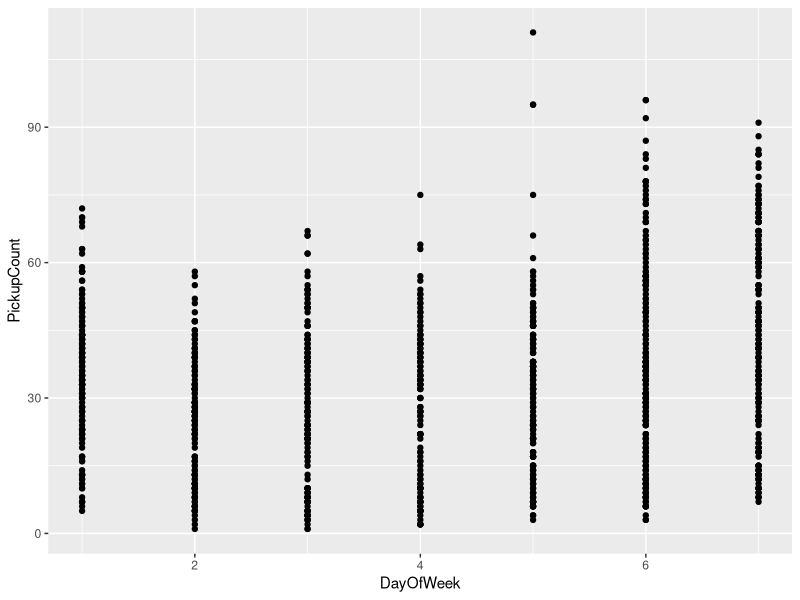
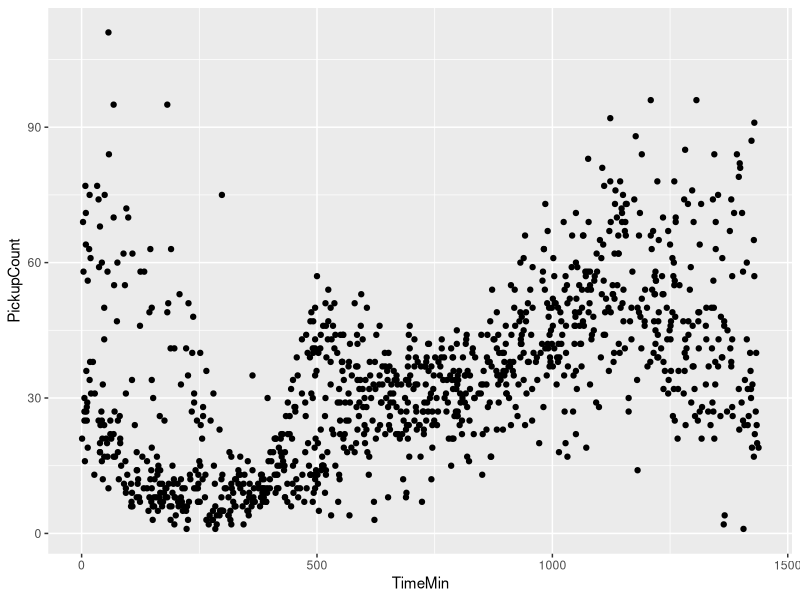
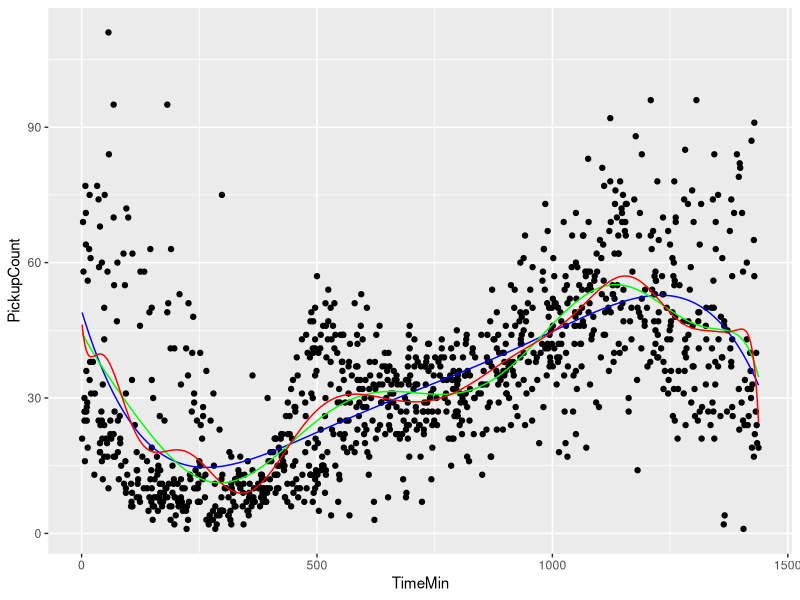
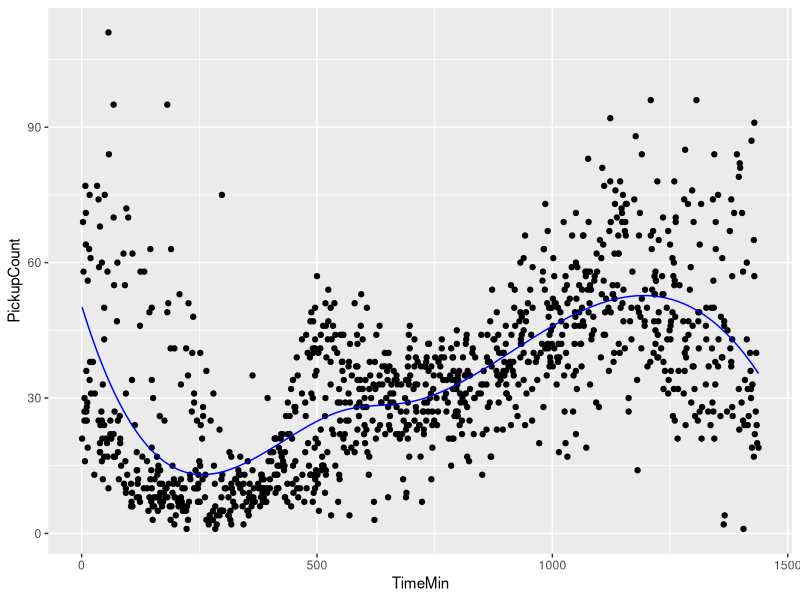
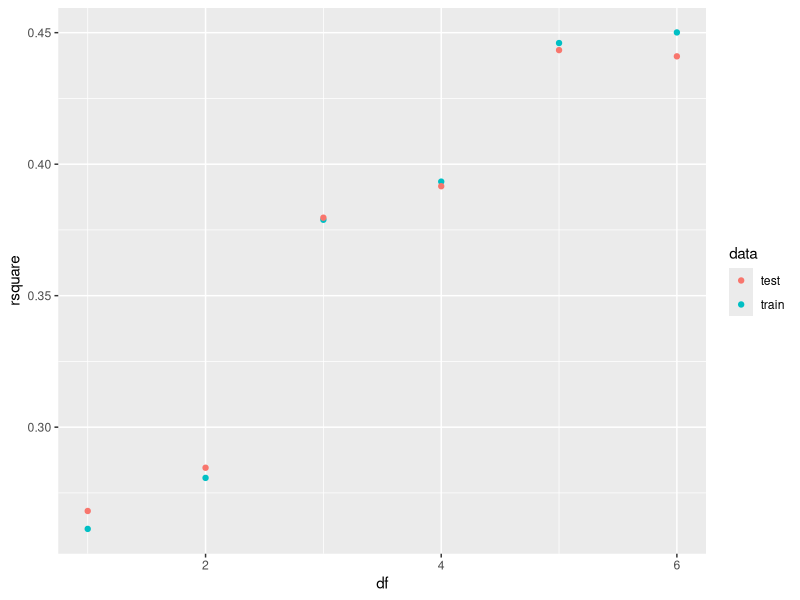
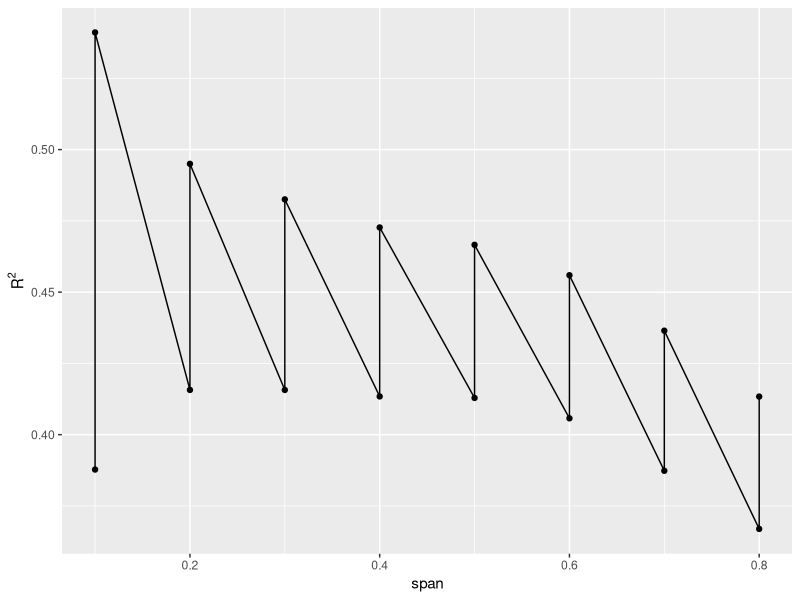
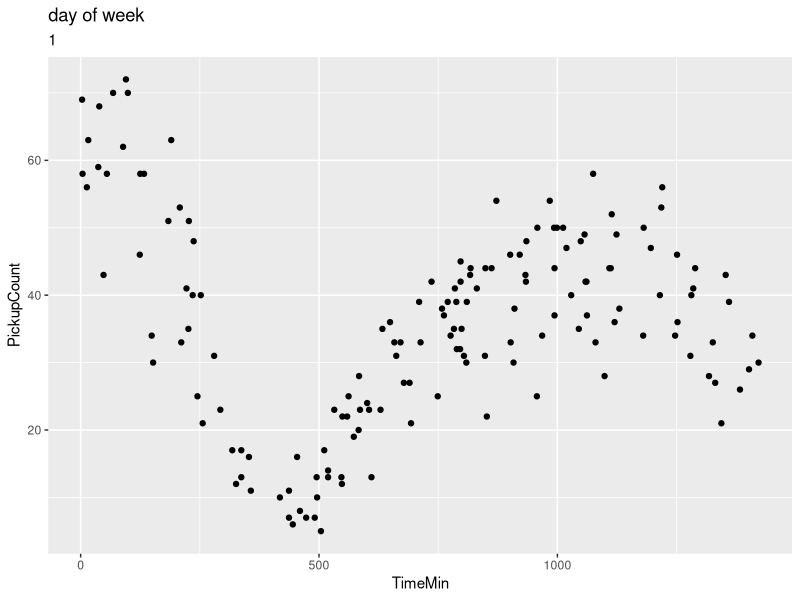
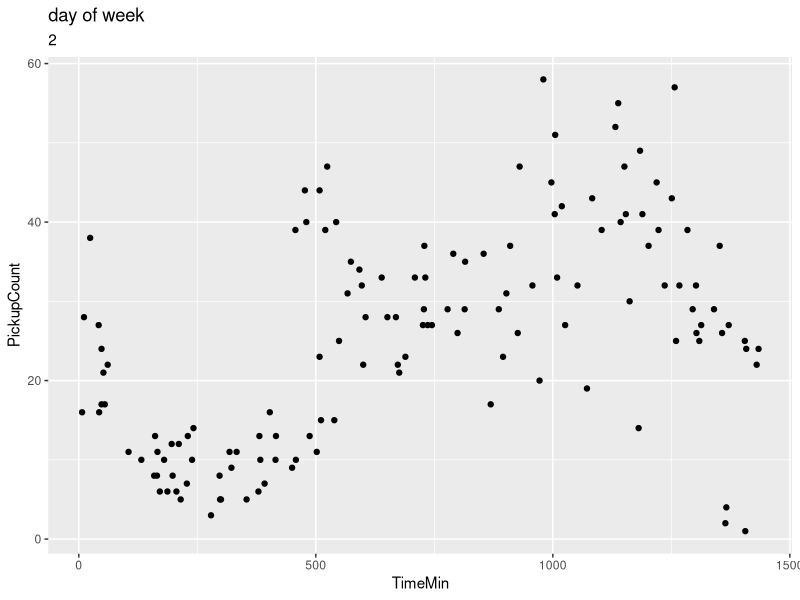

Source code (R) for these figures, in order:
## ---- chunk 1
knitr::opts_chunk$set(echo = TRUE)
## ---- chunk 2
taxi_train <- read.table('dataset_1_train.txt', sep = ',', header =TRUE)
taxi_test <- read.table('dataset_1_test.txt', sep = ',', header =TRUE)
taxi_train
## ---- chunk 3
library(ggplot2)
ggplot(taxi_train, aes(x = DayOfWeek, y = PickupCount)) + 
  geom_point()
ggplot(taxi_train, aes(x = TimeMin, y = PickupCount)) + 
  geom_point()
## ---- chunk 4
rsq = function(y ,predict) {
  predict[is.na(predict)] <- 0
  tss = sum((y - mean(y))^2)
  rss = sum((y-predict)^2)
  rsq_ = max(0, 1 - rss/tss)
  return(rsq_)
}
## ---- chunk 5
poly_5 <- lm(PickupCount ~ poly(TimeMin, degree = 5, raw = TRUE), data = taxi_train)
poly_10 <- lm(PickupCount ~ poly(TimeMin, degree = 10, raw = TRUE), data = taxi_train)
poly_25 <- lm(PickupCount ~ poly(TimeMin, degree = 25, raw = TRUE), data = taxi_train)

taxi.predict <- data.frame(taxi_train, pred_5 = predict(poly_5), pred_10 = predict(poly_10), pred_25 = predict(poly_25))
ggplot(taxi.predict, aes(x = TimeMin, y=PickupCount)) + 
  geom_point() + 
  geom_line(aes(y = pred_5), colour="blue") + 
  geom_line(aes(y = pred_10), colour = "green") + 
  geom_line(aes(y = pred_25), colour = "red") + 
  ylab(label="PickupCount") + 
  xlab("TimeMin")
## ---- chunk 6
accuracy <- data.frame('model'='5th degree poly', 'train_rsquared'=rsq(taxi_train$PickupCount, predict(poly_5, newdata=taxi_train)), 'test_rsquared'=rsq(taxi_test$PickupCount, predict(poly_5, newdata=taxi_test)))


accuracy <- rbind(accuracy, data.frame('model' = '10th degree poly', 'train_rsquared'=rsq(taxi_train$PickupCount, predict(poly_10, newdata=taxi_train)), 'test_rsquared'=rsq(taxi_test$PickupCount, predict(poly_10, newdata=taxi_test))))


accuracy <- rbind(accuracy, data.frame('model' = '25th degree poly', 'train_rsquared'=rsq(taxi_train$PickupCount, predict(poly_25, newdata=taxi_train)), 'test_rsquared'=rsq(taxi_test$PickupCount, predict(poly_25, newdata=taxi_test))))
## ---- chunk 7
library(splines)
quarts = quantile(taxi_train$TimeMin,probs=c(0.4,0.5,0.7))
cubicbspline=lm(PickupCount~bs(TimeMin,knots=quarts),data=taxi_train)

accuracy <- rbind(accuracy, data.frame('model' = 'Cubic spline', 'train_rsquared'=rsq(taxi_train$PickupCount, predict(cubicbspline, newdata=taxi_train)), 'test_rsquared'=rsq(taxi_test$PickupCount, predict(cubicbspline, newdata=taxi_test))))


taxi.predict['cubicsplinepred'] <- predict(cubicbspline)
ggplot(taxi.predict, aes(x = TimeMin, y=PickupCount)) + 
  geom_point() + 
  geom_line(aes(y = cubicsplinepred), colour="blue") + 
  ylab(label="PickupCount") + 
  xlab("TimeMin")
## ---- chunk 8
accuracy
## ---- chunk 9
## degrees of freedon

dfs <- 1:6
## create k partitions
taxi_train$splits <- cut(sample(1:nrow(taxi_train), 
                            nrow(taxi_train)), 
                     breaks = 5, 
                     labels = FALSE)

model.performance <- function(df, train, test) {
    mod <- lm(PickupCount ~ ns(TimeMin, df = df), data = train)
    c(train.r2 = rsq(train$PickupCount, predict(mod, newdata=train)),
      test.r2 = rsq(test$PickupCount, predict(mod, newdata=test)))
}

## iterate over the splits, holding each one out as the test set.
perform.5fold <- lapply(
  unique(taxi_train$splits), 
  function(split) {
    train <- taxi_train$split == split
    mt.train <- taxi_train[train, ]
    mt.test <- taxi_train[-train, ]
    data.frame(t(sapply(dfs, model.performance, 
                   train = mt.train,
                   test = mt.test)),
          df = dfs)
  }
)

## collect the k sets of model statistics in a data.frame
perform.5fold <- do.call(rbind, perform.5fold)

## aggregate across the k sets, averaging model statistics for each df
perform.5fold <- lapply(split(perform.5fold, perform.5fold$df),
                        function(x) {
                          data.frame(rsquare = c(mean(x$train.r2),
                                                 mean(x$test.r2)),
                                     data = c("train", "test"),
                                     df = unique(x$df))
                        })

## collect the results
perform.5fold <- do.call(rbind, perform.5fold)

## plot the results
ggplot(perform.5fold, aes(x = df, y = rsquare, color = data)) +
  geom_point()
## ---- chunk 10
nspline <- lm(PickupCount ~ ns(TimeMin, df = 6), data = taxi_train)
accuracy <- rbind(accuracy, data.frame('model' = 'Natural Cubic spline with 6 degree of freedom', 'train_rsquared'=rsq(taxi_train$PickupCount, predict(nspline, newdata=taxi_train)), 'test_rsquared'=rsq(taxi_test$PickupCount, predict(nspline, newdata=taxi_test))))
accuracy
## ---- chunk 11
spline = smooth.spline(taxi_train$TimeMin, taxi_train$PickupCount, cv=TRUE)
spline['spar']
## ---- chunk 12
fitsmoothspline = smooth.spline(taxi_train$TimeMin, taxi_train$PickupCount, spar = spline['spar'])

splinersq = function(pred, y) {
  tss = sum((y - mean(y))^2)
  rss = sum((y-pred)^2)
  rsq_ = max(0, 1 - rss/tss)
  return(rsq_)
}
pred_train <- predict(fitsmoothspline, taxi_train$TimeMin)$y
pred_test <- predict(fitsmoothspline, taxi_test$TimeMin)$y

accuracy <- rbind(accuracy, data.frame('model' = 'Smoothing spline', 'train_rsquared'=splinersq(pred_train, taxi_train$PickupCount), 'test_rsquared'=splinersq(pred_test, taxi_test$PickupCount)))
## ---- chunk 13
accuracy
## ---- chunk 14
loess_5foldcv = function(data_set){
  data_set$splits <- cut(sample(1:nrow(data_set), 
                            nrow(data_set)), 
                     breaks = 5, 
                     labels = FALSE)
  spans <- seq(0.1, 0.8, by = 0.1)

## iterate over the splits, holding each one out as the test set.
perform.5fold <- list()
for(split in data_set$splits) {
  train <- data_set$split == split
  mt.train <- data_set[train, ]
  mt.test <- data_set[-train, ]
  
  train.r2 <- c()
  test.r2 <- c()
  
  for(sp in spans) {
    mod <- loess(PickupCount ~ TimeMin, span = sp, data = mt.train)
    train.r2 <- c(train.r2, rsq(mt.train$PickupCount, predict(mod, newdata=mt.train)))
    test.r2 <- c(test.r2, rsq(mt.test$PickupCount, predict(mod, newdata=mt.test)))
  }
  
  loess.r2 <- data.frame(span = c(spans, spans),
                       set = rep(c("train", "test"), each = length(spans)),
                       r2 = c(train.r2, test.r2))
  perform.5fold <- c(perform.5fold, list(loess.r2))
}

## collect the k sets of model statistics in a data.frame
perform.5fold <- do.call(rbind, perform.5fold)

## aggregate across the k sets, averaging model statistics for each df
perform.5fold <- aggregate(perform.5fold$r2, perform.5fold[c("span", "set")], FUN = mean)

## plot the results
ggplot(perform.5fold, aes(x = span, y = x)) +
  geom_point() +
  geom_line() +
  ylab(expression(R^2))
}
## ---- chunk 15
loess_5foldcv(taxi_train)
## ---- chunk 16
loess_model <- loess(PickupCount ~ TimeMin, span = 0.1, data = taxi_train)
accuracy <- rbind(accuracy, data.frame('model' = 'Locally weighted regression model', 'train_rsquared'=rsq(taxi_train$PickupCount, predict(loess_model, newdata=taxi_train)), 'test_rsquared'=rsq(taxi_test$PickupCount, predict(loess_model, newdata=taxi_test$TimeMin))))
accuracy
## ---- chunk 17
for (day in 1:7){
  df = taxi_train[taxi_train$DayOfWeek == day, ]
  print(ggplot(df, aes(x = TimeMin, y = PickupCount)) +
  geom_point() +
    ggtitle('day of week ', day))
}
## ---- chunk 18
weekday_train_df = taxi_train[taxi_train$DayOfWeek != 6 & taxi_train$DayOfWeek != 7 , ]
weekend_train_df = taxi_train[taxi_train$DayOfWeek == 6 | taxi_train$DayOfWeek == 7, ]
weekday_test_df = taxi_test[taxi_test$DayOfWeek != 6 & taxi_test$DayOfWeek != 7 , ]
weekend_test_df = taxi_test[taxi_test$DayOfWeek == 6 | taxi_test$DayOfWeek == 7, ]
## ---- chunk 19
ggplot(weekday_train_df, aes(x = TimeMin, y = PickupCount)) +
  geom_point() +
    ggtitle('Weekday pickups ', day) + ylim(0, 100)
ggplot(weekend_train_df, aes(x = TimeMin, y = PickupCount)) +
  geom_point() +
    ggtitle('Weekend pickups', day) + ylim(0, 100)
## ---- chunk 20
loess_5foldcv(weekday_train_df)
## ---- chunk 21
loess_5foldcv(weekend_train_df)
## ---- chunk 22
weekend_model = loess(PickupCount ~ TimeMin, span = 0.1, data = weekend_train_df)
weekday_model = loess(PickupCount ~ TimeMin, span = 0.1, data = weekday_train_df)
## ---- chunk 23
loess_accuracy <- data.frame('model'='loess', 'test_rsquared'=rsq(taxi_test$PickupCount, predict(loess_model, newdata = taxi_test)))

loess_accuracy <- rbind(loess_accuracy, data.frame('model'='Loess weekday model on weekday test set', 'test_rsquared'=rsq(weekday_test_df$PickupCount, predict(weekday_model, newdata = weekday_test_df))))

loess_accuracy <- rbind(loess_accuracy, data.frame('model'='Loess weekend model on weekend test set', 'test_rsquared'=rsq(weekend_test_df$PickupCount, predict(weekend_model, newdata = weekend_test_df))))

loess_accuracy <- rbind(loess_accuracy, data.frame('model'='Loess model on weekend test set', 'test_rsquared'=rsq(weekend_test_df$PickupCount, predict(loess_model, newdata = weekend_test_df))))

loess_accuracy <- rbind(loess_accuracy, data.frame('model'='Loess model on weekday test set', 'test_rsquared'=rsq(weekday_test_df$PickupCount, predict(loess_model, newdata = weekday_test_df))))

## ---- chunk 24
loess_accuracy
## ---- chunk 25
crime_train <- read.table('dataset_2_train.txt', sep = '\t', header =TRUE)
crime_test <- read.table('dataset_2_test.txt', sep = '\t', header =TRUE)
crime_train
crime_test
## ---- chunk 26
library(ggplot2)
for (pred in names(crime_train)){
  if (pred != "ViolentCrimesPerPop"){
    print(ggplot(crime_train, aes_string(x = pred, y = "ViolentCrimesPerPop")) +
  geom_point() +
    ggtitle('Predictor ', pred))
  }
}
## ---- chunk 27
library(splines)


lin_model <- lm(ViolentCrimesPerPop ~ ., data = crime_train)


poly_2 <- lm(ViolentCrimesPerPop ~ poly(Population, degree = 2, raw = TRUE) + poly(PercentageBlack, degree = 2, raw = TRUE) + poly(PercentageWhite, degree = 2, raw = TRUE) + poly(PercentageAsian, degree = 2, raw = TRUE)+ poly(PercentageHispanic, degree = 2, raw = TRUE)+ poly(PercentageUrban, degree = 2, raw = TRUE)+ poly(MedIncome, degree = 2, raw = TRUE), data = crime_train)


poly_3 <- lm(ViolentCrimesPerPop ~ poly(Population, degree = 3, raw = TRUE) + poly(PercentageBlack, degree = 3, raw = TRUE) + poly(PercentageWhite, degree = 3, raw = TRUE) + poly(PercentageAsian, degree = 3, raw = TRUE)+ poly(PercentageHispanic, degree = 3, raw = TRUE)+ poly(PercentageUrban, degree = 3, raw = TRUE)+ poly(MedIncome, degree = 3, raw = TRUE), data = crime_train)


bspline=lm(ViolentCrimesPerPop ~ bs(Population,df=3) + bs(PercentageBlack,df=3) + bs(PercentageWhite,df=3) + bs(PercentageAsian,df=3) + bs(PercentageHispanic,df=3) + bs(PercentageUrban,df=3) + bs(MedIncome,df=3), data=crime_train)


crime.model.performance <- function(model) {
     c(train.r2 = rsq(crime_train$ViolentCrimesPerPop, predict(model, newdata=crime_train)),
      test.r2 = rsq(crime_test$ViolentCrimesPerPop, predict(model, newdata=crime_test)))
}

crime_accuracy <- data.frame(t(sapply(list(lin_model, poly_2, poly_3, bspline), crime.model.performance)))
crime_accuracy['models'] = c("lin_model", "poly_2", "poly_3", "bspline")
crime_accuracy
